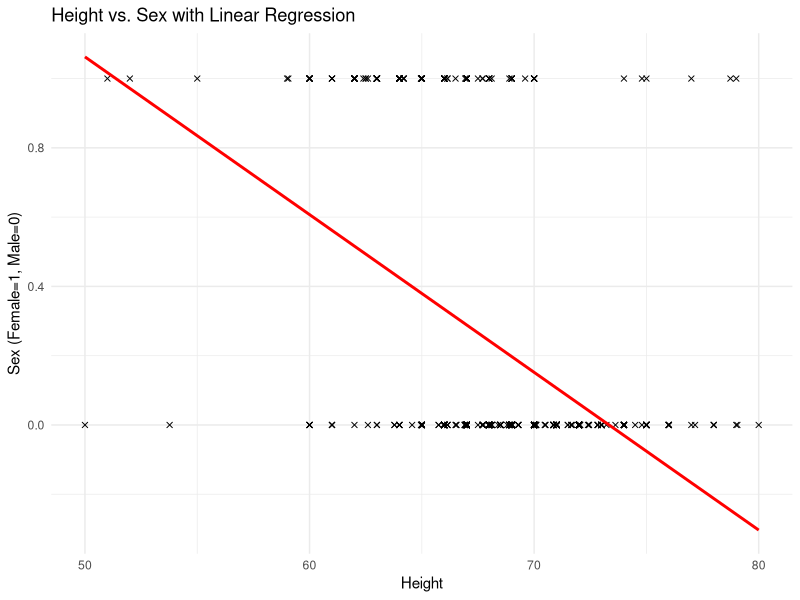
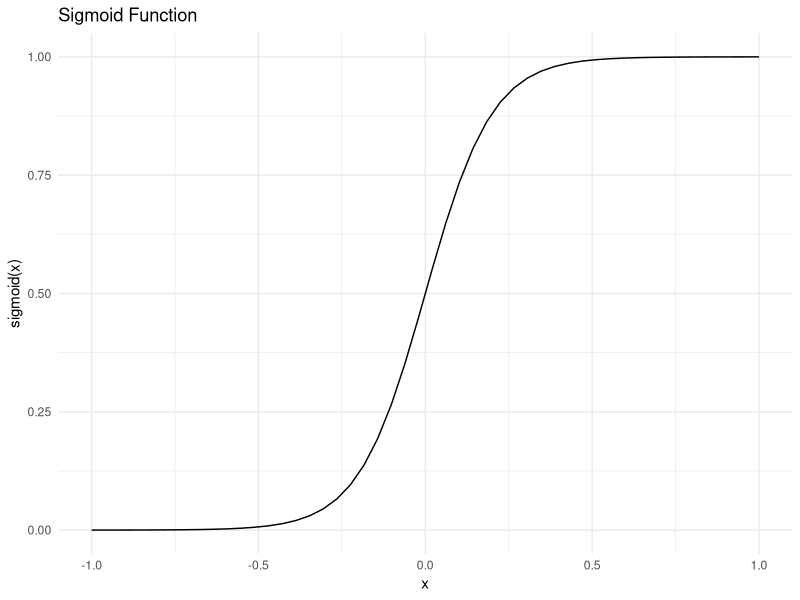
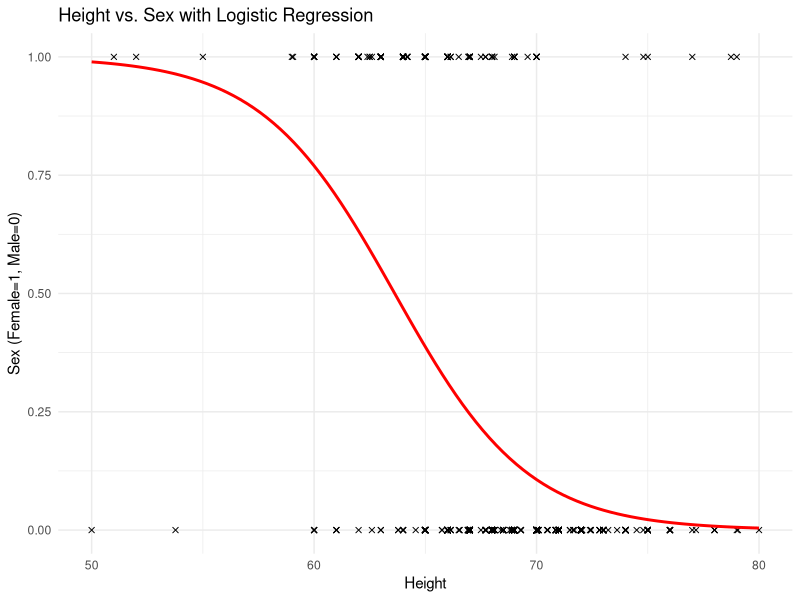

These figures' R source, in order:
## ---- chunk 1
options(digits=3)
set.seed(1)
library(caret)
library(dslabs)
library(ggplot2)
library(tidyverse)
ds_theme_set()
## ---- chunk 2
# Load the data
data(heights)
y <- heights$sex
x <- heights$height

# Split the data into training and testing sets
train_index <- createDataPartition(y, times = 1, p = 0.5, list = FALSE)
train_set <- heights[train_index, ]
test_set <- heights[-train_index, ]
## ---- chunk 3
# Fit the linear regression model
model <- lm(as.numeric(sex == "Female") ~ height, data = train_set)

# Generate data for plotting the regression line
X_fit <- seq(min(train_set$height), max(train_set$height))
y_fit <- predict(model, newdata = data.frame(height = X_fit))

# Create a data frame for the fitted line
plot_data <- data.frame(height = X_fit, y = y_fit)

# Plot the data points and the fitted regression line
ggplot(train_set, aes(x = height, y = as.numeric(sex == "Female"))) +
  geom_point(color = 'black', shape = 4) +  # Plot data points
  geom_line(data = plot_data, aes(x = height, y = y), color = 'red', linewidth = 1) +  # Plot regression line
  labs(x = "Height", y = "Sex (Female=1, Male=0)", title = "Height vs. Sex with Linear Regression") +
  theme_minimal()
## ---- chunk 4
# Define the sigmoid function
sigmoid <- function(x, k = 0.1) {
  # Sigmoid function
  # Adjust k to set slope
  s <- 1 / (1 + exp(-x / k))
  return(s)
}

# Set range of values for x
x <- seq(-1, 1, length.out = 50)
y <- sigmoid(x)

# Plot the sigmoid function
data <- data.frame(x = x, y = y)
ggplot(data, aes(x = x, y = y)) +
  geom_line() +
  labs(title = "Sigmoid Function", x = "x", y = "sigmoid(x)") +
  theme_minimal()
## ---- chunk 5
# Fit the logistic regression model
log_model <- train(as.factor(sex == "Female") ~ height, data = train_set, method = "glm", family = "binomial")

# Generate data for plotting the regression line
X_fit <- seq(min(train_set$height), max(train_set$height), length.out = 100)
y_fit <- predict(log_model, newdata = data.frame(height = X_fit), type = "prob")
y_fit = y_fit[,2]

# Create a data frame for the fitted line
plot_data <- data.frame(height = X_fit, y = y_fit)

# Plot the data points and the fitted regression line
ggplot(train_set, aes(x = height, y = as.numeric(sex == "Female"))) +
  geom_point(color = 'black', shape = 4) +  # Plot data points
  geom_line(data = plot_data, aes(x = height, y = y), color = 'red', linewidth = 1) +  # Plot regression line
  labs(x = "Height", y = "Sex (Female=1, Male=0)", title = "Height vs. Sex with Logistic Regression") +
  theme_minimal()
## ---- chunk 6
# Create new data for prediction
x_new <- data.frame(height = 70)

# Predict outcome
outcome <- predict(log_model, newdata = x_new)

# Predict class probabilities
probs <- predict(log_model, newdata = x_new, type = "prob")

# Print the outcome and probabilities
cat(sprintf('For height=%.1f, we predict an outcome of "%s".\n', x_new$height, outcome))
cat(sprintf('Class probabilities (Male, Female): (%.2f, %.2f).', probs[1,1], probs[1,2]))
